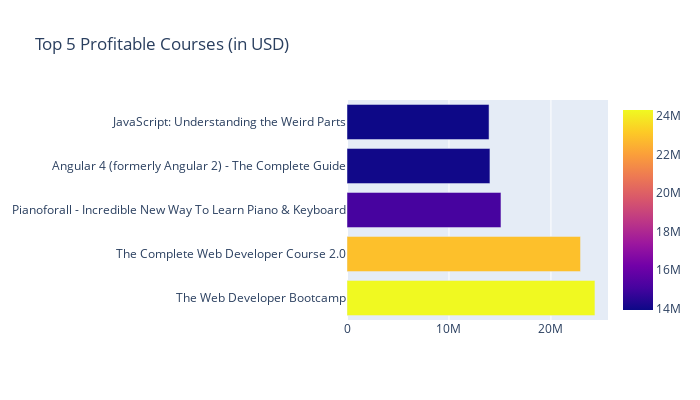

The code cell stored with this chart in its notebook:
### Markdown cell above
Web development has the highest number of subscribers

### Code cell
df_profit = df
df_profit['organic_profit'] = df['num_subscribers'] * df['price']
df_profit = df_profit.loc[idx[df_profit['organic_profit'].sort_values(ascending=False).index]][['course_title', 'subject', 'organic_profit']]

f=df_profit.head()
figs = make_subplots(rows=1, cols=1)
figs.append_trace(go.Bar(
    x=f['organic_profit'],
    y=f['course_title'],
    orientation='h',
    marker = dict(color=f['organic_profit'].values, coloraxis='coloraxis')
    ), row=1, col=1)
figs['layout'].update(height=400, width=700, title='Top 5 Profitable Courses (in USD)')
figs.show()

### Figure 1 — Plotly figure (JSON) as saved in the notebook; plotly's stock layout.template omitted (floating-point values rounded to 4 significant figures)
{"data": [{"marker": {"color": [24316800, 22902400, 15099800, 14018770, 13932100], "coloraxis": "coloraxis"}, "orientation": "h", "type": "bar", "x": [24316800, 22902400, 15099800, 14018770, 13932100], "xaxis": "x", "y": ["The Web Developer Bootcamp", "The Complete Web Developer Course 2.0", "Pianoforall - Incredible New Way To Learn Piano & Keyboard", "Angular 4 (formerly Angular 2) - The Complete Guide", "JavaScript: Understanding the Weird Parts"], "yaxis": "y"}], "layout": {"height": 400, "title": {"text": "Top 5 Profitable Courses (in USD)"}, "width": 700, "xaxis": {"anchor": "y", "domain": [0, 1]}, "yaxis": {"anchor": "x", "domain": [0, 1]}}}
